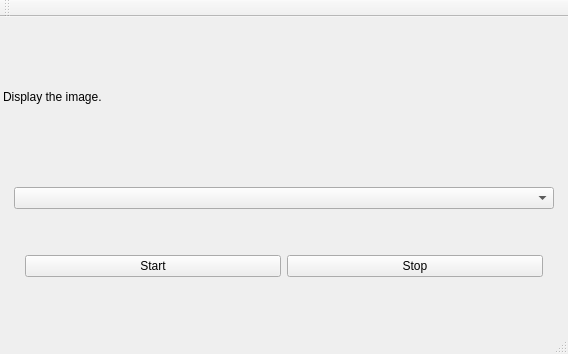
<?xml version="1.0" encoding="UTF-8"?>
<ui version="4.0">
 <class>MainWindow</class>
 <widget class="QMainWindow" name="MainWindow">
  <property name="geometry">
   <rect>
    <x>0</x>
    <y>0</y>
    <width>568</width>
    <height>354</height>
   </rect>
  </property>
  <property name="windowTitle">
   <string>MainWindow</string>
  </property>
  <widget class="QWidget" name="centralWidget">
   <layout class="QVBoxLayout" name="verticalLayout">
    <property name="spacing">
     <number>3</number>
    </property>
    <property name="leftMargin">
     <number>3</number>
    </property>
    <property name="topMargin">
     <number>3</number>
    </property>
    <property name="rightMargin">
     <number>3</number>
    </property>
    <property name="bottomMargin">
     <number>3</number>
    </property>
    <item>
     <widget class="QLabel" name="labelImageArea">
      <property name="text">
       <string>Display the image.</string>
      </property>
     </widget>
    </item>
    <item>
     <widget class="QWidget" name="widgetBottom" native="true">
      <layout class="QVBoxLayout" name="verticalLayout_2">
       <item>
        <widget class="QComboBox" name="comboBoxFormats"/>
       </item>
       <item>
        <widget class="QWidget" name="widgetCapButton" native="true">
         <layout class="QHBoxLayout" name="horizontalLayout">
          <item>
           <widget class="QPushButton" name="pushButtonCapStart">
            <property name="text">
             <string>Start</string>
            </property>
           </widget>
          </item>
          <item>
           <widget class="QPushButton" name="pushButtonCapStop">
            <property name="text">
             <string>Stop</string>
            </property>
           </widget>
          </item>
         </layout>
        </widget>
       </item>
      </layout>
     </widget>
    </item>
   </layout>
  </widget>
  <widget class="QMenuBar" name="menuBar">
   <property name="geometry">
    <rect>
     <x>0</x>
     <y>0</y>
     <width>568</width>
     <height>22</height>
    </rect>
   </property>
  </widget>
  <widget class="QToolBar" name="mainToolBar">
   <attribute name="toolBarArea">
    <enum>TopToolBarArea</enum>
   </attribute>
   <attribute name="toolBarBreak">
    <bool>false</bool>
   </attribute>
  </widget>
  <widget class="QStatusBar" name="statusBar"/>
 </widget>
 <layoutdefault spacing="6" margin="11"/>
 <resources>
  <include location="mainwindow.qrc"/>
 </resources>
 <connections/>
</ui>
